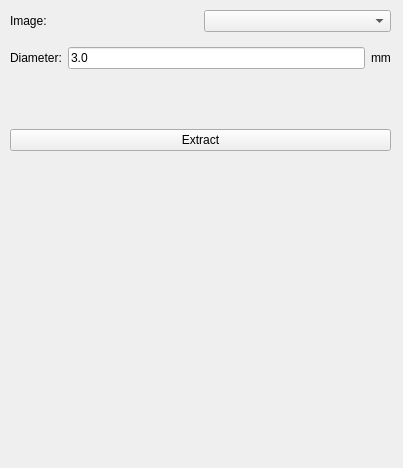
<?xml version="1.0" encoding="UTF-8"?>
<ui version="4.0">
 <class>LandMarkExtractView</class>
 <widget class="QWidget" name="LandMarkExtractView">
  <property name="geometry">
   <rect>
    <x>0</x>
    <y>0</y>
    <width>403</width>
    <height>468</height>
   </rect>
  </property>
  <property name="windowTitle">
   <string>Form</string>
  </property>
  <widget class="QWidget" name="verticalLayoutWidget">
   <property name="geometry">
    <rect>
     <x>10</x>
     <y>10</y>
     <width>381</width>
     <height>141</height>
    </rect>
   </property>
   <layout class="QVBoxLayout" name="verticalLayout">
    <item>
     <layout class="QHBoxLayout" name="horizontalLayout">
      <item>
       <widget class="QLabel" name="label">
        <property name="text">
         <string>Image:</string>
        </property>
       </widget>
      </item>
      <item>
       <widget class="QmitkDataStorageComboBox" name="ImageSelector"/>
      </item>
     </layout>
    </item>
    <item>
     <layout class="QHBoxLayout" name="horizontalLayout_2">
      <item>
       <widget class="QLabel" name="label_2">
        <property name="text">
         <string>Diameter:</string>
        </property>
       </widget>
      </item>
      <item>
       <widget class="QLineEdit" name="DiameterLe">
        <property name="text">
         <string>3.0</string>
        </property>
       </widget>
      </item>
      <item>
       <widget class="QLabel" name="label_3">
        <property name="text">
         <string>mm</string>
        </property>
       </widget>
      </item>
     </layout>
    </item>
    <item>
     <widget class="ctkRangeWidget" name="ThresholdSlider" native="true"/>
    </item>
    <item>
     <widget class="QPushButton" name="ExtractBtn">
      <property name="text">
       <string>Extract</string>
      </property>
     </widget>
    </item>
   </layout>
  </widget>
  <widget class="QmitkPointListWidget" name="PointListWidget" native="true">
   <property name="geometry">
    <rect>
     <x>10</x>
     <y>160</y>
     <width>379</width>
     <height>251</height>
    </rect>
   </property>
  </widget>
 </widget>
 <customwidgets>
  <customwidget>
   <class>QmitkDataStorageComboBox</class>
   <extends>QComboBox</extends>
   <header>QmitkDataStorageComboBox.h</header>
  </customwidget>
  <customwidget>
   <class>QmitkPointListWidget</class>
   <extends>QWidget</extends>
   <header>QmitkPointListWidget.h</header>
   <container>1</container>
  </customwidget>
  <customwidget>
   <class>ctkRangeWidget</class>
   <extends>QWidget</extends>
   <header>ctkRangeWidget.h</header>
   <container>1</container>
  </customwidget>
 </customwidgets>
 <resources/>
 <connections/>
</ui>
